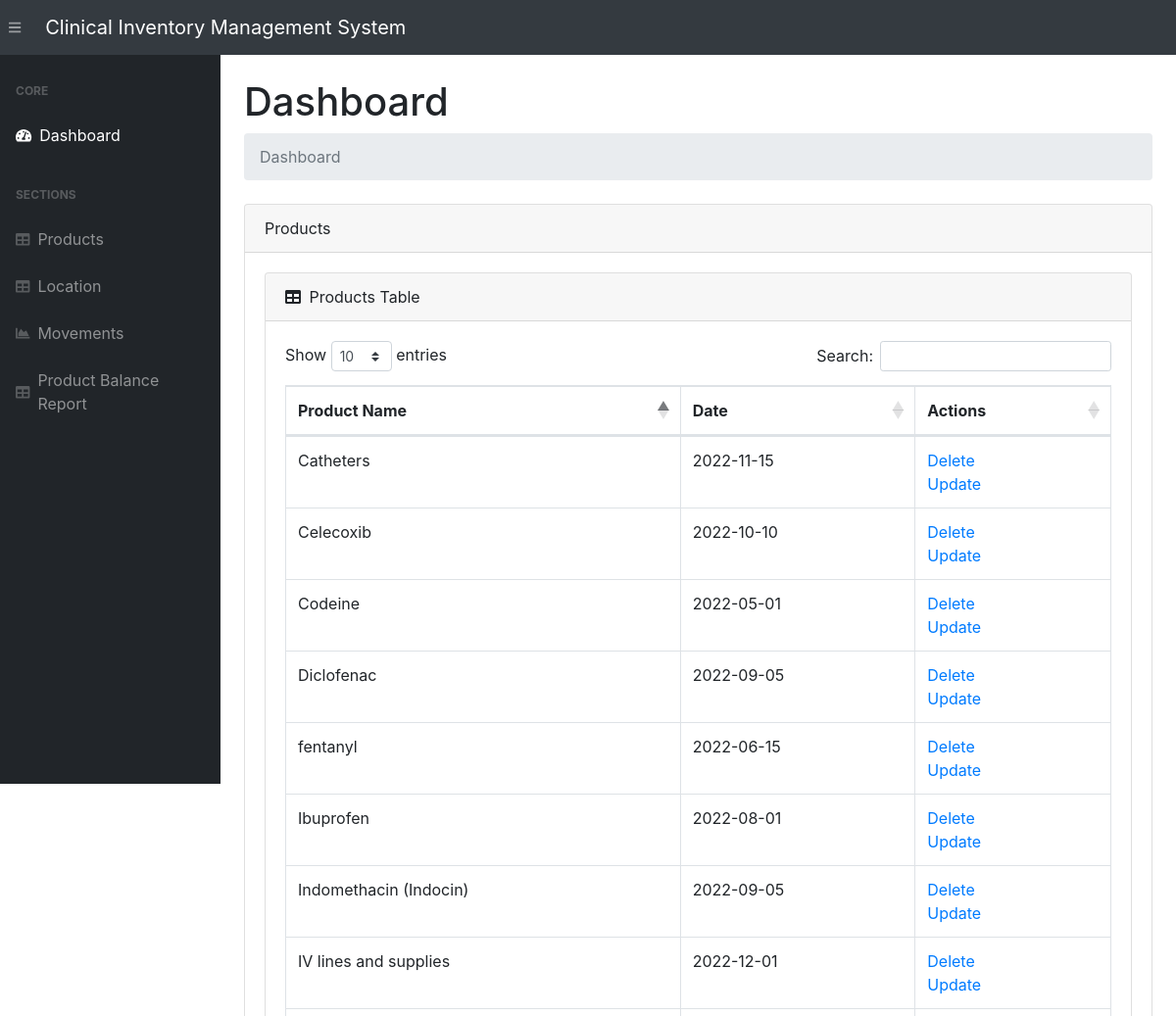
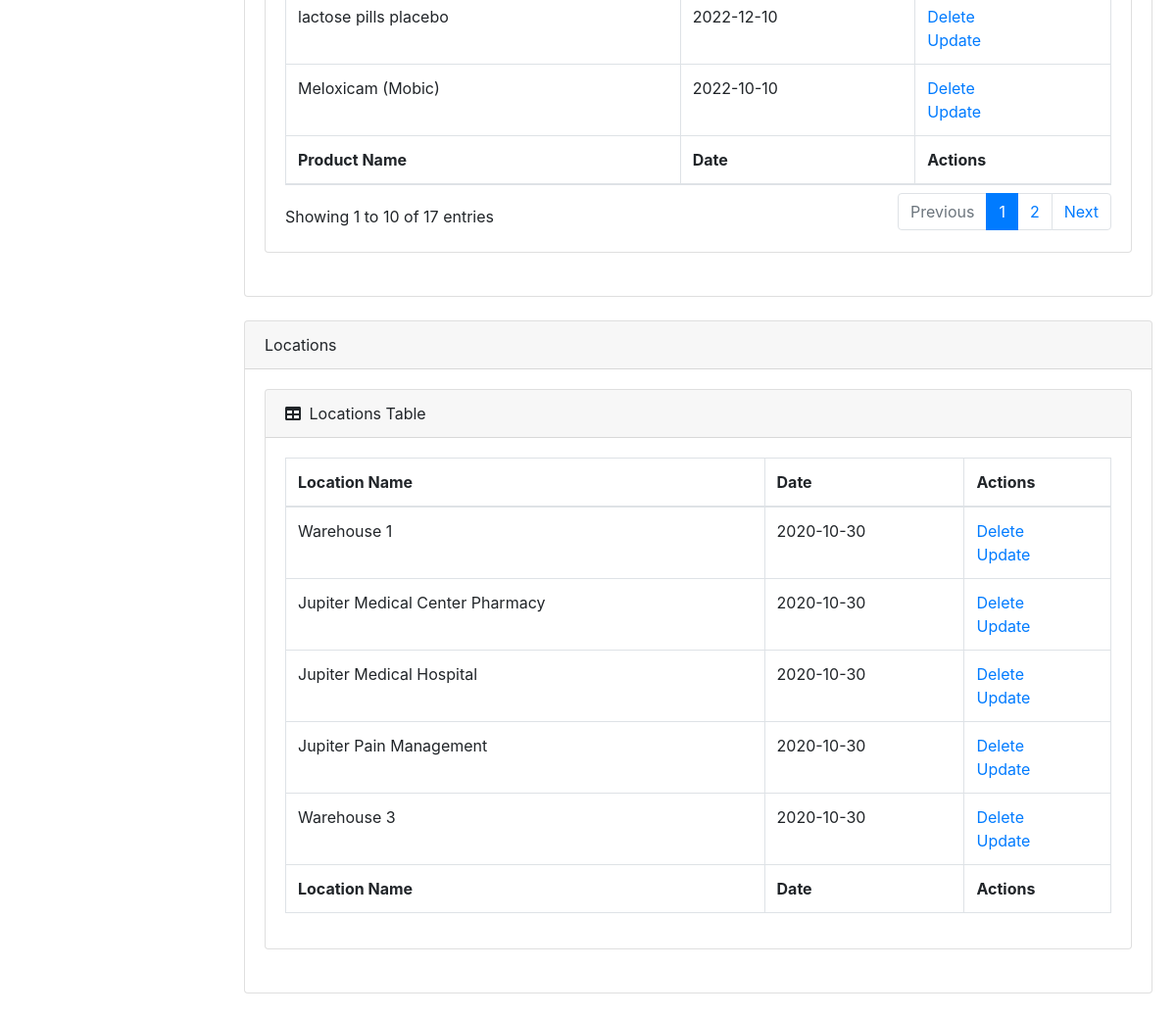
The page / on the database its author committed (2 pictures, top to bottom).
### app.py (models this page shows, shortened)
class Product(db.Model):
    __tablename__ = 'products'
    product_id      = db.Column(db.String(200), primary_key=True)
    date_created    = db.Column(db.DateTime, default=datetime.utcnow)

class Location(db.Model):
    __tablename__   = 'locations'
    location_id     = db.Column(db.String(200), primary_key=True)
    date_created    = db.Column(db.DateTime, default=datetime.utcnow)

### app.py (the view, shortened to what this page needs)
@app.route('/', methods=["POST", "GET"])
def index():
    if (request.method == "POST") and ('location_name' in request.form):
        location_name    = request.form["location_name"]
        new_location     = Location(location_id=location_name)
        try:
            db.session.add(new_location)
            db.session.commit()
            return redirect("/")
        except:
            return "There Was an issue while add a new Location"
    else:
        products    = Product.query.order_by(Product.date_created).all()
        locations   = Location.query.order_by(Location.date_created).all()
        return render_template("index.html", products = products, locations = locations)

### templates/index.html (shortened to what this page needs)
{% extends 'base.html' %}
{% block content %}
<main>
    <div class="container-fluid">
        <h1 class="mt-4">Dashboard</h1>
        <ol class="breadcrumb mb-4">
            <li class="breadcrumb-item active">Dashboard</li>
        </ol>
        <div class="card mb-4">
            <div class="card-header">Products</div>
            <div class="card-body">
                <div class="card mb-4">
                <div class="card-header">
                    <i class="fas fa-table mr-1"></i>
                    Products Table
                </div>
                <div class="card-body">
                    <div class="table-responsive">
                        {% if products|length < 1 %}
                        <h4>There are no Products, add one above</h4>
                        {% else %}
                        <table class="table table-bordered" id="dataTable" width="100%" cellspacing="0">
                            <thead>
                                <tr>
                                    <th>Product Name</th>
                                    <th>Date</th>
                                    <th>Actions</th>
                                </tr>
                            </thead>
                            <tfoot>
                                <tr>
                                    <th>Product Name</th>
                                    <th>Date</th>
                                    <th>Actions</th>
                                </tr>
                            </tfoot>
                            <tbody>
                                {% for product in products %}
                                <tr>
                                    <td>{{ product.product_id }}</td>
                                    <td>{{ product.date_created.date() }}</td>
                                    <td>
                                        <a href="/delete-product/{{ product.product_id }}">Delete</a>
                                        <br>
                                        <a href="/update-product/{{ product.product_id }}">Update</a>
                                    </td>
                                </tr>
                                {% endfor %}
                            </tbody>
                        </table>
                        {% endif %}
                </div>
            </div>
                </div>
            </div>
        </div>
        <div class="card mb-4">
            <div class="card-header">Locations</div>
            <div class="card-body">
                <div class="card mb-4">
                <div class="card-header">
                    <i class="fas fa-table mr-1"></i>
                    Locations Table
                </div>
                <div class="card-body">
                    <div class="table-responsive">
                        {% if locations|length < 1 %}
                        <h4>There are no Locations, add one above</h4>
                        {% else %}
                        <table class="table table-bordered" id="dataTable" width="100%" cellspacing="0">
                            <thead>
                                <tr>
                                    <th>Location Name</th>
                                    <th>Date</th>
                                    <th>Actions</th>
                                </tr>
                            </thead>
                            <tfoot>
                                <tr>
                                    <th>Location Name</th>
                                    <th>Date</th>
                                    <th>Actions</th>
                                </tr>
                            </tfoot>
                            <tbody>
                                {% for location in locations %}
                                <tr>
                                    <td>{{ location.location_id }}</td>
                                    <td>{{ location.date_created.date() }}</td>
                                    <td>
                                        <a href="/delete-location/{{ location.location_id }}">Delete</a>
                                        <br>
                                        <a href="/update-location/{{ location.location_id }}">Update</a>
                                    </td>
                                </tr>
                                {% endfor %}
                            </tbody>
                        </table>
                        {% endif %}
                </div>
            </div>
                </div>
            </div>
        </div>
    </div>
</main>
{% endblock %}

### templates/base.html (shortened to what this page needs)
<!DOCTYPE html>
<html lang="en">
<head>
    <link rel="stylesheet" href="{{ url_for('static', filename='css/bootstrap/styles.css')}}">
    <link href="https://cdn.datatables.net/1.10.20/css/dataTables.bootstrap4.min.css" rel="stylesheet" />
</head>
<body class="sb-nav-fixed">
    <nav class="sb-topnav navbar navbar-expand navbar-dark bg-dark">
        <button class="btn btn-link btn-sm order-1 order-lg-0" id="sidebarToggle" href="#"><i class="fas fa-bars"></i></button>
        <a class="navbar-brand" href="/">Clinical Inventory Management System</a>
    </nav>
    <div id="layoutSidenav">
        <div id="layoutSidenav_nav">
            <nav class="sb-sidenav accordion sb-sidenav-dark" id="sidenavAccordion">
                <div class="sb-sidenav-menu">
                    <div class="nav">
                        <div class="sb-sidenav-menu-heading">Core</div>
                        <a class="nav-link" href="/">
                            <div class="sb-nav-link-icon"><i class="fas fa-tachometer-alt"></i></div>
                            Dashboard
                        </a>
                        <div class="sb-sidenav-menu-heading">Sections</div>
                        <a class="nav-link" href="/products/">
                            <div class="sb-nav-link-icon"><i class="fas fa-table"></i></div>
                            Products
                        </a>
                        <a class="nav-link" href="/locations/">
                            <div class="sb-nav-link-icon"><i class="fas fa-table"></i></div>
                            Location
                        </a>
                        <a class="nav-link" href="/movements/">
                            <div class="sb-nav-link-icon"><i class="fas fa-chart-area"></i></div>
                            Movements
                        </a>
                        <a class="nav-link" href="/product-balance/">
                            <div class="sb-nav-link-icon"><i class="fas fa-table"></i></div>
                            Product Balance Report
                        </a>
                    </div>
                </div>
            </nav>
        </div>
        <div id="layoutSidenav_content">
            {% block content %}
            {% endblock %}
        </div>
    </div>
</body>
</html>

### rows shown on the page
Product: product_id "Codeine", date_created "2022-05-01"
Product: product_id "fentanyl", date_created "2022-06-15"
Product: product_id "Ibuprofen", date_created "2022-08-01"
Product: product_id "Diclofenac", date_created "2022-09-05"
Product: product_id "Indomethacin (Indocin)", date_created "2022-09-05"
Product: product_id "Meloxicam (Mobic)", date_created "2022-10-10"
Product: product_id "Celecoxib", date_created "2022-10-10"
Product: product_id "Catheters", date_created "2022-11-15"
Product: product_id "IV lines and supplies", date_created "2022-12-01"
Product: product_id "lactose pills placebo", date_created "2022-12-10"
Location: location_id "Warehouse 1", date_created "2020-10-30"
Location: location_id "Jupiter Medical Center Pharmacy", date_created "2020-10-30"
Location: location_id "Jupiter Medical Hospital", date_created "2020-10-30"
Location: location_id "Jupiter Pain Management", date_created "2020-10-30"
Location: location_id "Warehouse 3", date_created "2020-10-30"
